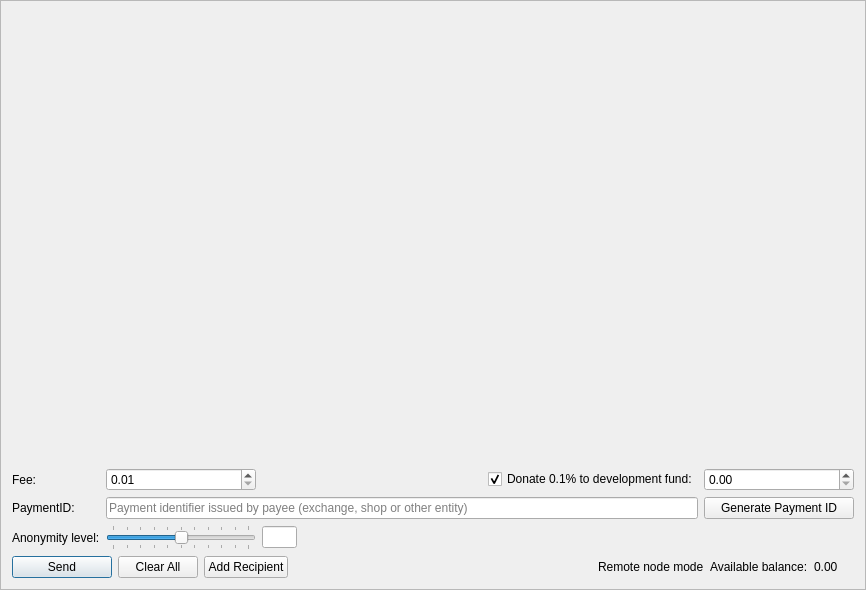
<?xml version="1.0" encoding="UTF-8"?>
<ui version="4.0">
 <class>SendFrame</class>
 <widget class="QFrame" name="SendFrame">
  <property name="geometry">
   <rect>
    <x>0</x>
    <y>0</y>
    <width>866</width>
    <height>590</height>
   </rect>
  </property>
  <property name="windowTitle">
   <string>Frame</string>
  </property>
  <property name="frameShape">
   <enum>QFrame::StyledPanel</enum>
  </property>
  <property name="frameShadow">
   <enum>QFrame::Raised</enum>
  </property>
  <layout class="QVBoxLayout" name="m_send_frame_main_layout">
   <item>
    <widget class="QScrollArea" name="m_transfersScrollarea">
     <property name="frameShape">
      <enum>QFrame::NoFrame</enum>
     </property>
     <property name="widgetResizable">
      <bool>true</bool>
     </property>
     <widget class="QWidget" name="scrollAreaWidgetContents">
      <property name="geometry">
       <rect>
        <x>0</x>
        <y>0</y>
        <width>846</width>
        <height>439</height>
       </rect>
      </property>
      <layout class="QVBoxLayout" name="m_send_frame_layout">
       <property name="leftMargin">
        <number>0</number>
       </property>
       <property name="topMargin">
        <number>0</number>
       </property>
       <property name="rightMargin">
        <number>0</number>
       </property>
       <property name="bottomMargin">
        <number>0</number>
       </property>
       <item>
        <spacer name="verticalSpacer">
         <property name="orientation">
          <enum>Qt::Vertical</enum>
         </property>
         <property name="sizeHint" stdset="0">
          <size>
           <width>20</width>
           <height>445</height>
          </size>
         </property>
        </spacer>
       </item>
      </layout>
     </widget>
    </widget>
   </item>
   <item>
    <layout class="QGridLayout" name="gridLayout">
     <property name="topMargin">
      <number>5</number>
     </property>
     <item row="5" column="1">
      <widget class="QSlider" name="m_mixinSlider">
       <property name="maximumSize">
        <size>
         <width>150</width>
         <height>16777215</height>
        </size>
       </property>
       <property name="baseSize">
        <size>
         <width>200</width>
         <height>0</height>
        </size>
       </property>
       <property name="maximum">
        <number>10</number>
       </property>
       <property name="pageStep">
        <number>1</number>
       </property>
       <property name="value">
        <number>1</number>
       </property>
       <property name="sliderPosition">
        <number>5</number>
       </property>
       <property name="tracking">
        <bool>false</bool>
       </property>
       <property name="orientation">
        <enum>Qt::Horizontal</enum>
       </property>
       <property name="tickPosition">
        <enum>QSlider::TicksBothSides</enum>
       </property>
       <property name="tickInterval">
        <number>1</number>
       </property>
      </widget>
     </item>
     <item row="5" column="0">
      <widget class="QLabel" name="label_2">
       <property name="text">
        <string>Anonymity level:</string>
       </property>
      </widget>
     </item>
     <item row="1" column="3">
      <widget class="QCheckBox" name="donateCheckBox">
       <property name="text">
        <string>Donate 0.1% to development fund:</string>
       </property>
       <property name="checked">
        <bool>true</bool>
       </property>
      </widget>
     </item>
     <item row="1" column="0">
      <widget class="QLabel" name="label">
       <property name="text">
        <string>Fee:</string>
       </property>
      </widget>
     </item>
     <item row="3" column="0">
      <widget class="QLabel" name="label_6">
       <property name="text">
        <string>PaymentID:</string>
       </property>
      </widget>
     </item>
     <item row="5" column="2">
      <widget class="QLineEdit" name="m_mixinEdit">
       <property name="minimumSize">
        <size>
         <width>35</width>
         <height>0</height>
        </size>
       </property>
       <property name="maximumSize">
        <size>
         <width>30</width>
         <height>16777215</height>
        </size>
       </property>
       <property name="text">
        <string notr="true"/>
       </property>
       <property name="maxLength">
        <number>5</number>
       </property>
       <property name="alignment">
        <set>Qt::AlignCenter</set>
       </property>
       <property name="readOnly">
        <bool>true</bool>
       </property>
      </widget>
     </item>
     <item row="3" column="1" colspan="3">
      <widget class="QLineEdit" name="m_paymentIdEdit">
       <property name="maxLength">
        <number>64</number>
       </property>
       <property name="placeholderText">
        <string>Payment identifier issued by payee (exchange, shop or other entity)</string>
       </property>
      </widget>
     </item>
     <item row="1" column="1">
      <widget class="QDoubleSpinBox" name="m_feeSpin">
       <property name="minimumSize">
        <size>
         <width>150</width>
         <height>0</height>
        </size>
       </property>
       <property name="baseSize">
        <size>
         <width>150</width>
         <height>0</height>
        </size>
       </property>
       <property name="cursor">
        <cursorShape>IBeamCursor</cursorShape>
       </property>
       <property name="locale">
        <locale language="English" country="UnitedStates"/>
       </property>
       <property name="suffix">
        <string/>
       </property>
       <property name="decimals">
        <number>2</number>
       </property>
       <property name="minimum">
        <double>0.01</double>
       </property>
       <property name="maximum">
        <double>999999999999999.00</double>
       </property>
       <property name="singleStep">
        <double>0.01</double>
       </property>
       <property name="value">
        <double>0.01</double>
       </property>
      </widget>
     </item>
     <item row="3" column="4">
      <widget class="QPushButton" name="m_generatePaymentIdButton">
       <property name="sizePolicy">
        <sizepolicy hsizetype="Preferred" vsizetype="Fixed">
         <horstretch>0</horstretch>
         <verstretch>0</verstretch>
        </sizepolicy>
       </property>
       <property name="maximumSize">
        <size>
         <width>200</width>
         <height>16777215</height>
        </size>
       </property>
       <property name="text">
        <string>Generate Payment ID</string>
       </property>
      </widget>
     </item>
     <item row="1" column="4">
      <widget class="QDoubleSpinBox" name="m_donateSpin">
       <property name="minimumSize">
        <size>
         <width>150</width>
         <height>0</height>
        </size>
       </property>
       <property name="maximumSize">
        <size>
         <width>16777215</width>
         <height>16777215</height>
        </size>
       </property>
       <property name="baseSize">
        <size>
         <width>150</width>
         <height>0</height>
        </size>
       </property>
       <property name="cursor">
        <cursorShape>IBeamCursor</cursorShape>
       </property>
       <property name="locale">
        <locale language="English" country="UnitedStates"/>
       </property>
       <property name="decimals">
        <number>2</number>
       </property>
       <property name="maximum">
        <double>999999999999999.00</double>
       </property>
       <property name="singleStep">
        <double>0.10</double>
       </property>
      </widget>
     </item>
     <item row="1" column="2">
      <spacer name="horizontalSpacer">
       <property name="orientation">
        <enum>Qt::Horizontal</enum>
       </property>
       <property name="sizeType">
        <enum>QSizePolicy::Expanding</enum>
       </property>
       <property name="sizeHint" stdset="0">
        <size>
         <width>100</width>
         <height>20</height>
        </size>
       </property>
      </spacer>
     </item>
    </layout>
   </item>
   <item>
    <layout class="QHBoxLayout" name="horizontalLayout">
     <item>
      <widget class="QPushButton" name="m_sendButton">
       <property name="minimumSize">
        <size>
         <width>100</width>
         <height>0</height>
        </size>
       </property>
       <property name="text">
        <string>Send</string>
       </property>
       <property name="icon">
        <iconset resource="../../resources.qrc">
         <normaloff>:/icons/btn-send</normaloff>:/icons/btn-send</iconset>
       </property>
       <property name="default">
        <bool>true</bool>
       </property>
      </widget>
     </item>
     <item>
      <widget class="QPushButton" name="m_clearAllButton">
       <property name="text">
        <string>Clear All</string>
       </property>
       <property name="icon">
        <iconset resource="../../resources.qrc">
         <normaloff>:/icons/remove</normaloff>:/icons/remove</iconset>
       </property>
      </widget>
     </item>
     <item>
      <widget class="QPushButton" name="m_addRecipientButton">
       <property name="text">
        <string>Add Recipient</string>
       </property>
       <property name="icon">
        <iconset resource="../../resources.qrc">
         <normaloff>:/icons/add_recepient</normaloff>:/icons/add_recepient</iconset>
       </property>
      </widget>
     </item>
     <item>
      <spacer name="horizontalSpacer_2">
       <property name="orientation">
        <enum>Qt::Horizontal</enum>
       </property>
       <property name="sizeHint" stdset="0">
        <size>
         <width>40</width>
         <height>20</height>
        </size>
       </property>
      </spacer>
     </item>
     <item>
      <widget class="QLabel" name="m_remote_label">
       <property name="font">
        <font>
         <weight>50</weight>
         <bold>false</bold>
        </font>
       </property>
       <property name="toolTip">
        <string>Wallet is connected through remote node. Additional 0.25% fee will be applied.</string>
       </property>
       <property name="text">
        <string>Remote node mode</string>
       </property>
      </widget>
     </item>
     <item>
      <widget class="QLabel" name="label_4">
       <property name="text">
        <string>Available balance:</string>
       </property>
      </widget>
     </item>
     <item>
      <widget class="QLabel" name="m_balanceLabel">
       <property name="text">
        <string notr="true">0.00 </string>
       </property>
      </widget>
     </item>
     <item>
      <widget class="QLabel" name="m_tickerLabel">
       <property name="text">
        <string notr="true"/>
       </property>
      </widget>
     </item>
    </layout>
   </item>
  </layout>
 </widget>
 <tabstops>
  <tabstop>m_feeSpin</tabstop>
  <tabstop>donateCheckBox</tabstop>
  <tabstop>m_donateSpin</tabstop>
  <tabstop>m_paymentIdEdit</tabstop>
  <tabstop>m_mixinSlider</tabstop>
  <tabstop>m_mixinEdit</tabstop>
  <tabstop>m_sendButton</tabstop>
  <tabstop>m_clearAllButton</tabstop>
  <tabstop>m_addRecipientButton</tabstop>
  <tabstop>m_transfersScrollarea</tabstop>
 </tabstops>
 <resources>
  <include location="../../resources.qrc"/>
 </resources>
 <connections>
  <connection>
   <sender>m_addRecipientButton</sender>
   <signal>clicked()</signal>
   <receiver>SendFrame</receiver>
   <slot>addRecipientClicked()</slot>
   <hints>
    <hint type="sourcelabel">
     <x>282</x>
     <y>561</y>
    </hint>
    <hint type="destinationlabel">
     <x>432</x>
     <y>294</y>
    </hint>
   </hints>
  </connection>
  <connection>
   <sender>m_clearAllButton</sender>
   <signal>clicked()</signal>
   <receiver>SendFrame</receiver>
   <slot>clearAllClicked()</slot>
   <hints>
    <hint type="sourcelabel">
     <x>154</x>
     <y>561</y>
    </hint>
    <hint type="destinationlabel">
     <x>432</x>
     <y>294</y>
    </hint>
   </hints>
  </connection>
  <connection>
   <sender>m_sendButton</sender>
   <signal>clicked()</signal>
   <receiver>SendFrame</receiver>
   <slot>sendClicked()</slot>
   <hints>
    <hint type="sourcelabel">
     <x>53</x>
     <y>561</y>
    </hint>
    <hint type="destinationlabel">
     <x>432</x>
     <y>294</y>
    </hint>
   </hints>
  </connection>
  <connection>
   <sender>m_mixinSlider</sender>
   <signal>valueChanged(int)</signal>
   <receiver>SendFrame</receiver>
   <slot>mixinValueChanged(int)</slot>
   <hints>
    <hint type="sourcelabel">
     <x>221</x>
     <y>520</y>
    </hint>
    <hint type="destinationlabel">
     <x>432</x>
     <y>294</y>
    </hint>
   </hints>
  </connection>
  <connection>
   <sender>m_generatePaymentIdButton</sender>
   <signal>clicked()</signal>
   <receiver>SendFrame</receiver>
   <slot>generatePaymentIdClicked()</slot>
   <hints>
    <hint type="sourcelabel">
     <x>748</x>
     <y>497</y>
    </hint>
    <hint type="destinationlabel">
     <x>432</x>
     <y>294</y>
    </hint>
   </hints>
  </connection>
 </connections>
 <slots>
  <slot>sendClicked()</slot>
  <slot>clearAllClicked()</slot>
  <slot>addRecipientClicked()</slot>
  <slot>mixinValueChanged(int)</slot>
 </slots>
</ui>
